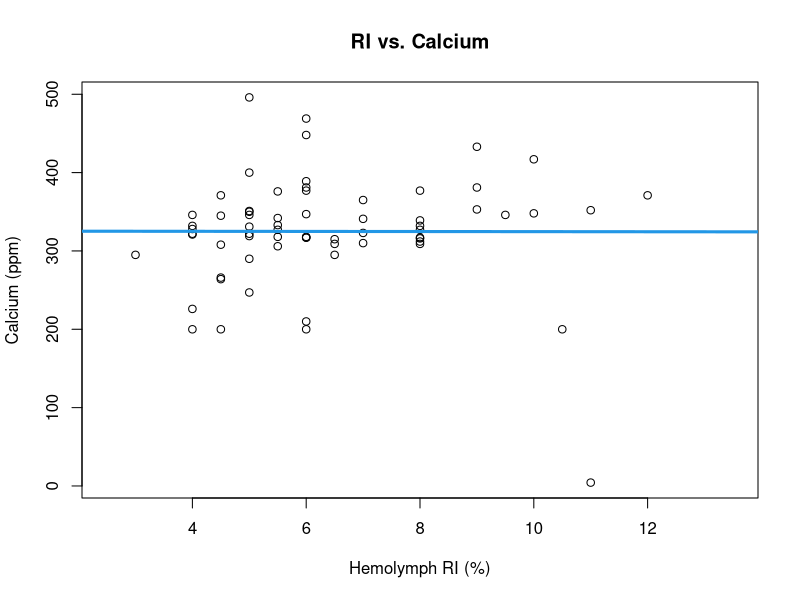
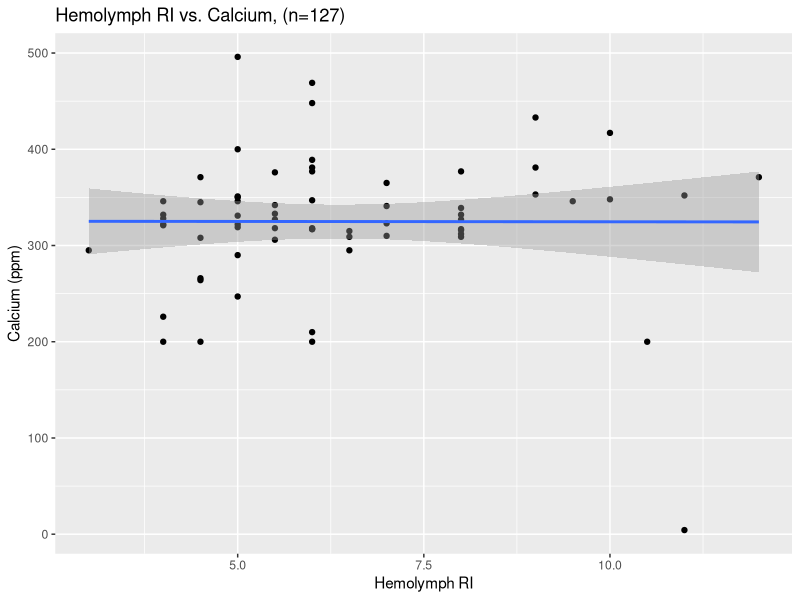
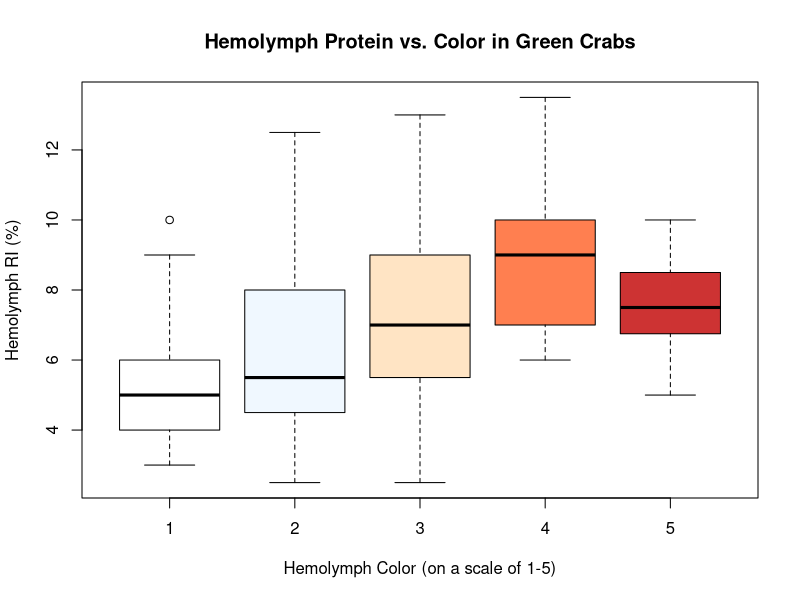
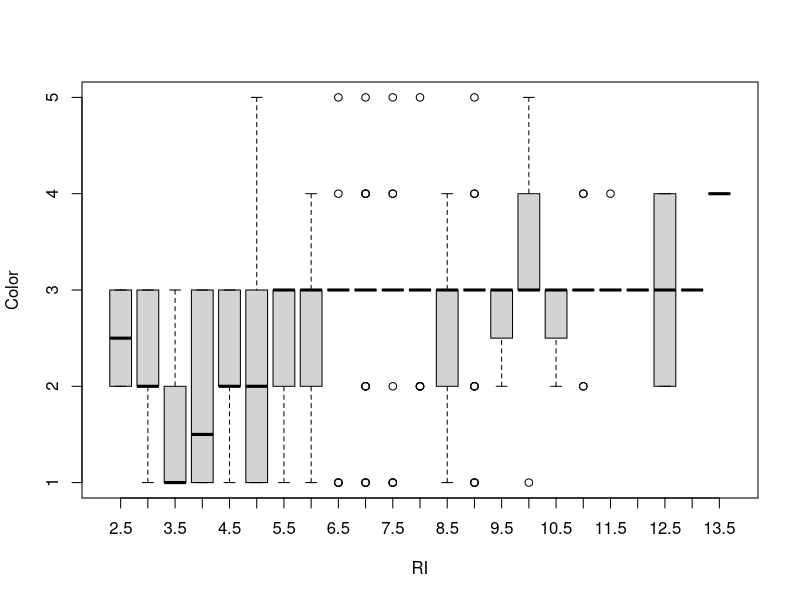
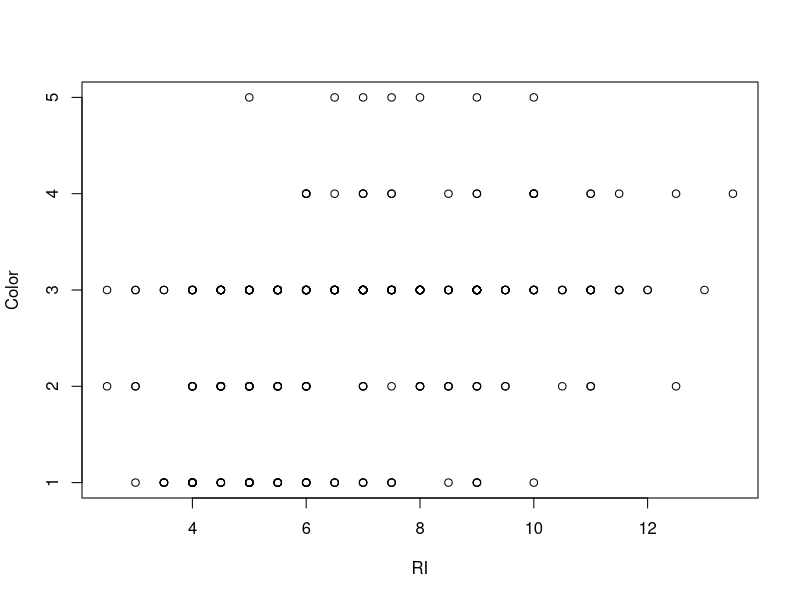
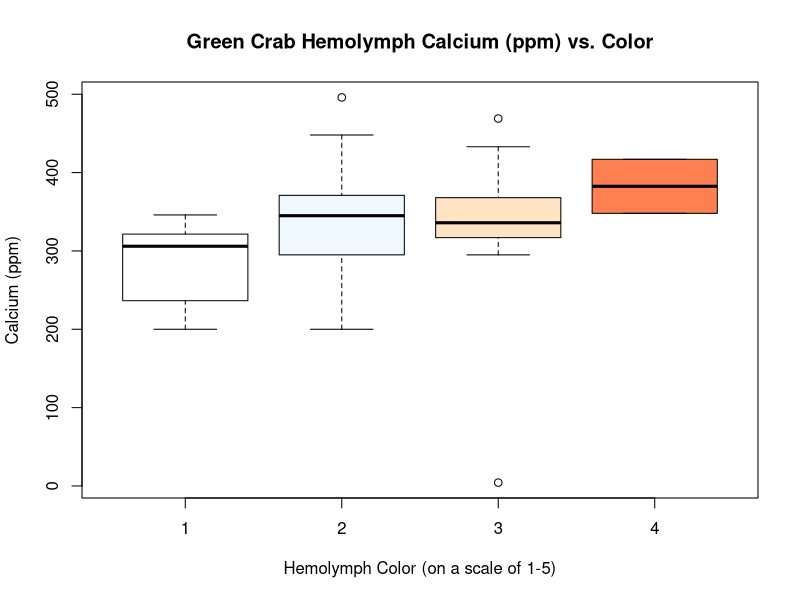

Write R code to recreate these figures, in order.
## ---- chunk 1

# read in relevant documents for this data
gc_dat <- read.csv("../data/prelim_gc_data.csv")

#  updated with full data set 2022-07-27

# libraries for data visualization
library(ggplot2)
library(dplyr)
library(gridExtra)
library(scatterplot3d)
library(MASS)
## ---- chunk 2

plot(Ca ~ RI, data = gc_dat, main = "RI vs. Calcium",
      xlab = "Hemolymph RI (%)", ylab = "Calcium (ppm)")
abline(lm (Ca ~ RI, data = gc_dat), col = 4, lwd = 3)

# correlation plot to look at RI vs. Calcium
# doesn't appear to be a trend

## ---- chunk 3

gc_dat %>% 
        # pipes molt data into ggplot
  ggplot(aes(x = RI, y = Ca)) + 
        # populates plot with hemo ri and ca info
    geom_point() + geom_smooth(method=lm) + 
        # specifies type of plot -- linear model with 95 percent confidence
        xlab("Hemolymph RI") + 
        ylab ("Calcium (ppm)") +
        ggtitle("Hemolymph RI vs. Calcium, (n=127)") +
        # renames x and y labels and title
      xlim(3, 12)
        # specifies x axis between 3 and 12 for more clear visualization

## ---- chunk 4

ca_ri_mod <- lm(Ca ~ RI, data = gc_dat)
nobs(ca_ri_mod) # tells that there are 127 observations used in this model
summary(ca_ri_mod)
anova(ca_ri_mod) # standard anova
car::Anova(ca_ri_mod, type = 3) # type 3 anova for significance testing

# taken from all during molt cycle, leading to lots of variation
# pointing to trend; small r^2 due to assessing crabs at different times of
# molt cycle
## ---- chunk 5

boxplot( RI ~ Color, data = gc_dat,
         main = "Hemolymph Protein vs. Color in Green Crabs", 
         xlab = "Hemolymph Color (on a scale of 1-5)", 
         ylab = "Hemolymph RI (%)", 
         col= c('white', 'aliceblue', 'bisque', 'coral', 'brown3'))

boxplot(Color ~ RI, data = gc_dat)

plot(Color ~ RI, data = gc_dat)

# box plot comparing average RIs for different colored hemolymph
# appears that there are some differences between hemo RI 
# if you want to make graph fancy: make different colors correspond 
# to colors of hemolymph harvested
## ---- chunk 6

boxplot( Ca ~ Color, data = gc_dat, 
      main = "Green Crab Hemolymph Calcium (ppm) vs. Color",
      xlab = "Hemolymph Color (on a scale of 1-5)",
      ylab = "Calcium (ppm)",
      col= c('white', 'aliceblue', 'bisque', 'coral'))

# appears that calcium increases as hemolymph color darkens
## ---- chunk 7

ri_col_mod = lm(Color ~ RI + Ca + RI:Ca,
              data = gc_dat)

summary(ri_col_mod)
anova(ri_col_mod)
car::Anova(ri_col_mod, type = 3)

car::Anova(lm(Color ~ Ca, data = gc_dat), type = 3)
car::Anova(lm(Color ~ RI, data = gc_dat), type = 3)

# interaction model to assess whether or not hemolymph color is altered by
# the interaction between RI and Ca
